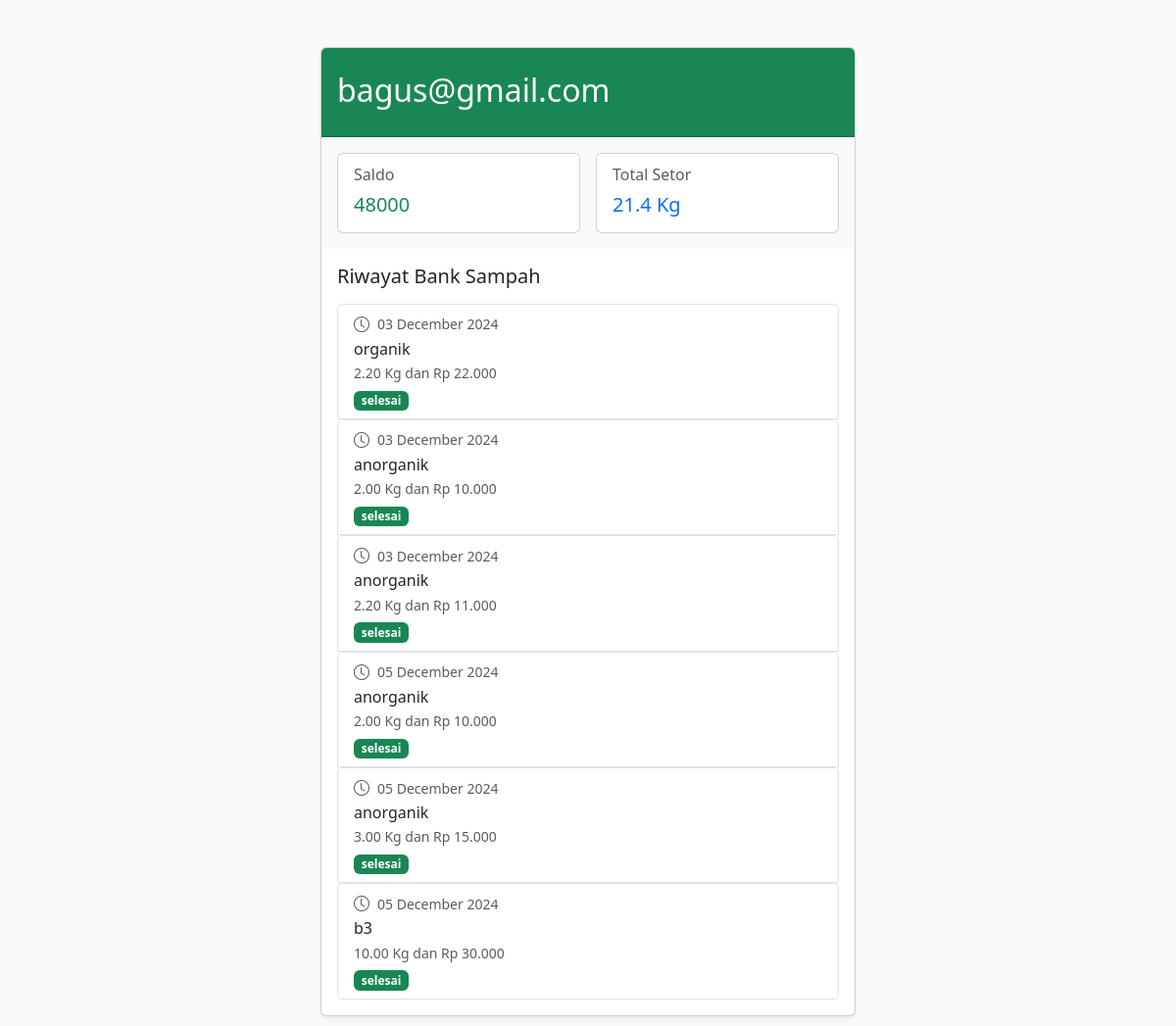
Page /user/profil.php (signed in) on the committed database.
### tables this page shows
CREATE TABLE `setor_sampah` (
  `id_setor` int NOT NULL,
  `id_user` int DEFAULT NULL,
  `id_kategori` int DEFAULT NULL,
  `berat` decimal(10,2) NOT NULL,
  `total_harga` decimal(10,2) NOT NULL,
  `status` enum('pending','proses','selesai') NOT NULL DEFAULT 'pending',
  `tanggal_setoran` timestamp NULL DEFAULT CURRENT_TIMESTAMP
);

CREATE TABLE `kategori_sampah` (
  `id_kategori` int NOT NULL,
  `jenis` enum('organik','anorganik','b3') NOT NULL,
  `harga_per_kg` decimal(10,2) NOT NULL,
  `keterangan` text NOT NULL
);

### user/profil.php (the view, shortened to what this page needs)
<?php
require_once "../functions/functions.php";
$id = $_SESSION['user_id'];
$stmt = $conn->prepare("SELECT setor_sampah.*, kategori_sampah.*
                                FROM setor_sampah
                                INNER JOIN kategori_sampah ON setor_sampah.id_kategori = kategori_sampah.jenis
                                WHERE setor_sampah.id_user = ?");
$stmt->bind_param('i',$id);
$stmt->execute();
$result = $stmt->get_result();
?>
<!DOCTYPE html>
<html lang="id">
<head>
    <link href="https://cdn.jsdelivr.net/npm/bootstrap@5.3.0/dist/css/bootstrap.min.css" rel="stylesheet">
    <link href="https://cdn.jsdelivr.net/npm/bootstrap-icons@1.10.0/font/bootstrap-icons.css" rel="stylesheet">
</head>
<body class="bg-light">
    <div class="container py-5">
        <div class="row justify-content-center">
            <div class="col-md-8 col-lg-6">
                <div class="card shadow-sm">
                    <div class="card-header bg-success text-white py-4">
                        <div class="d-flex align-items-center">
                            <div>
                                <h2 class="card-title mb-1"><?= $_SESSION['email']; ?></h2>
                            </div>
                        </div>
                    </div>
                    <div class="card-body bg-light">
                        <div class="row g-3">
                            <div class="col-6">
                                <div class="card">
                                    <div class="card-body">
                                        <h6 class="card-subtitle mb-2 text-muted">Saldo</h6>
                                        <p class="card-text h5 text-success"><?= totalsaldo(); ?></p>
                                    </div>
                                </div>
                            </div>
                            <div class="col-6">
                                <div class="card">
                                    <div class="card-body">
                                        <h6 class="card-subtitle mb-2 text-muted">Total Setor</h6>
                                        <p class="card-text h5 text-primary"><?= totalsampahuser(); ?></p>
                                    </div>
                                </div>
                            </div>
                        </div>
                    </div>
                    <div class="card-body">
                        <h5 class="card-title mb-3">Riwayat Bank Sampah</h5>
                        <?php while($row = $result->fetch_assoc()): ?>
                            <?php $timestamp = $row['tanggal_setoran'];
                                $tanggal = date("d F Y ", strtotime($timestamp));?>
                        <div class="list-group">
                            <div class="list-group-item list-group-item-action d-flex justify-content-between align-items-center">
                                <div>
                                    <div class="d-flex align-items-center mb-1">
                                        <i class="bi bi-clock me-2 text-muted"></i>
                                        <small class="text-muted"><?= $tanggal; ?></small>
                                    </div>
                                    <h6 class="mb-1"><?= $row['jenis'] ?></h6>
                                    <p class="mb-1 small text-muted"><?= $row['berat'].' Kg dan Rp ' . number_format($row['total_harga'], 0, ',', '.');?></p>
                                    <?php if($row['status'] == 'pending'): ?>
                                    <td>
                                        <span class="badge bg-danger">pending</span>
                                    </td>
                                    <?php elseif($row['status'] == 'proses'): ?>
                                    <td>
                                        <span class="badge bg-warning">proses</span>
                                    </td>
                                    <?php elseif($row['status'] == 'selesai'): ?>
                                    <td>
                                        <span class="badge bg-success">selesai</span>
                                    </td>
                                    <?php endif; ?>
                                </div>
                            </div>
                            <?php endwhile; ?>
                        </div>
                    </div>
                </div>
            </div>
        </div>
    </div>
</body>
</html>

### rows in the picture
setor_sampah: tanggal_setoran "03 December 2024", id_kategori.jenis "organik", berat "2.20", total_harga "22.000", status "selesai"
setor_sampah: tanggal_setoran "03 December 2024", id_kategori.jenis "anorganik", berat "2.00", total_harga "10.000", status "selesai"
setor_sampah: tanggal_setoran "03 December 2024", id_kategori.jenis "anorganik", berat "2.20", total_harga "11.000", status "selesai"
setor_sampah: tanggal_setoran "05 December 2024", id_kategori.jenis "anorganik", berat "2.00", total_harga "10.000", status "selesai"
setor_sampah: tanggal_setoran "05 December 2024", id_kategori.jenis "anorganik", berat "3.00", total_harga "15.000", status "selesai"
setor_sampah: tanggal_setoran "05 December 2024", id_kategori.jenis "b3", berat "10.00", total_harga "30.000", status "selesai"

### other values in the picture
$_SESSION['email'] "bagus@gmail.com"
totalsaldo() "48000"
$total_sampah "21.4"
